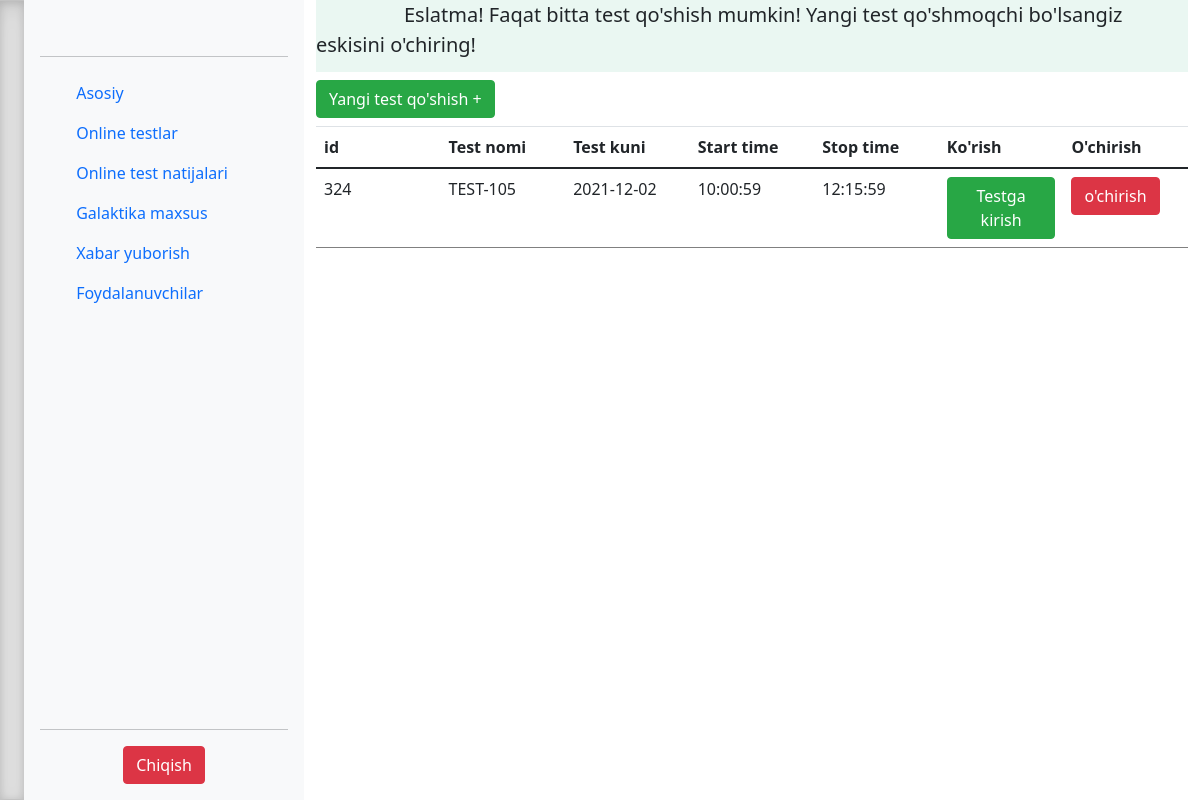
Screenshot of /tests.php (signed in) with the database file from the repository.
### tables this page shows
CREATE TABLE IF NOT EXISTS `test` (
  `id` int(11) NOT NULL,
  `custom_id` int(191) NOT NULL,
  `test_name` varchar(191) NOT NULL,
  `test_date` date NOT NULL,
  `start_time` time NOT NULL,
  `over_time` time NOT NULL
);

### bot_lib.php (called while the page is built, shortened)
<?php
function tests_all($connect){
	$query = "SELECT * FROM test";
	$result = mysqli_query($connect, $query);
	$n = mysqli_num_rows($result);
	$tests_all = array();
	for ($i = 0; $i <$n; $i++){
		$row = mysqli_fetch_assoc($result);
		$tests_all[] = $row;
	}
	return $tests_all;
}
?>

### tests.php (the view, shortened to what this page needs)
<?php
include('settings.php');
include('bot_lib.php');
$tests_all = tests_all($connect);
?>
<!doctype html>
<html lang="en">
  <?php include 'partSite/header.php'; ?>
  <body>
  <main>
  <?php include 'partSite/leftSite.php'; ?>
  <div class="container">
    <div style="width: 100%; height: 9%; background-color: #Eaf7f2;">
      <span style="margin:auto 0px auto 88px; font-size: 20px;">Eslatma! Faqat bitta test qo'shish mumkin! Yangi test qo'shmoqchi bo'lsangiz eskisini o'chiring!</span><br>
    </div>
    <div>
        <a href="add_test.php">
          <button class="mt-2 btn btn-success">
             Yangi test qo'shish +
          </button>
        </a>
    </div>
  <div class="well mt-2">
    <table class="table">
      <thead>
        <tr>
          <th>id</th>
          <th>Test nomi</th>
          <th>Test kuni</th>
          <th>Start time </th>
          <th>Stop time</th>
          <th>Ko'rish</th>
          <th>O'chirish</th>
        </tr>
      </thead>
      <tbody>
        <?php  foreach ($tests_all as $ta): ?>
         <tr>
          <td><?=$ta['id']?></td>
          <td><?=$ta['test_name']?></td>
          <td><?=$ta['test_date']?></td>
          <td><?=$ta['start_time']?></td>
          <td><?=$ta['over_time']?></td>
          <td>
              <a href="subjects.php?id=<?=$ta['id']?>" role="button"><button class="btn btn-success">Testga kirish</button></a>
          </td>
          <td>
              <a href="delete.php?id=<?=$ta['id']?>" onclick="return confirm('TESTNI ROSTDAN OCHIRMOQCHIMISIZ?')" role="button"><button class="btn btn-danger">o'chirish</button></a>
          </td>
        </tr>
        <?php endforeach ?>
      </tbody>
    </table>
</div>
</div>
</main>
</body>
</html>

### css/sidebars.css (style rules this page uses)
body { min-height: 100vh; min-height: -webkit-fill-available; }
html { height: -webkit-fill-available; }
main { display: flex; flex-wrap: nowrap; height: 100vh; height: -webkit-fill-available; max-height: 100vh; overflow-x: auto; overflow-y: hidden; }

### css/style.css (style rules this page uses)
a:link { text-decoration: none; }

### partSite/header.php (style rules this page uses)
table { table-layout: fixed; }
td { word-wrap: break-word; }

### rows the page displays
test: id "324", test_name "TEST-105", test_date "2021-12-02", start_time "10:00:59", over_time "12:15:59"
